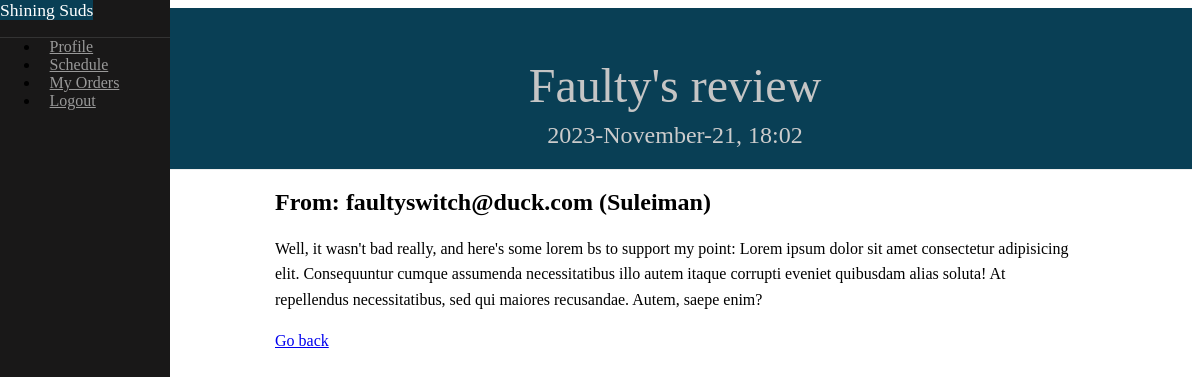
The page /admin/review/4 (signed in) on the database its author committed.
### laundry/models.py (models this page shows, shortened)
class Message(db.Model):
    __tablename__ = 'messages'
    id = db.Column(db.Integer, primary_key=True)
    subject = db.Column(db.String)
    message = db.Column(db.Text(), nullable=False)
    timestamp = db.Column(db.DateTime, default=datetime.datetime.now())
    user_id = db.Column(db.Integer, db.ForeignKey('users.id', name='fk_user_id'))
    user = db.relationship("User", uselist=False, backref="messages")

class User(db.Model, UserMixin):
    __tablename__ = 'users'
    id = db.Column(db.Integer, primary_key=True, index=True)
    name = db.Column(db.String, nullable=False)
    email = db.Column(db.String, unique=True, index=True, nullable=False)
    hashed_password = db.Column(db.String, nullable=False)
    is_active = db.Column(db.Boolean(), default=True)
    is_superuser = db.Column(db.Boolean(), default=False)
    phone = db.Column(db.String())
    address = db.Column(db.String())
    @property
    def password(self) -> AttributeError:
        return {'lol': 'nice try'}
    def get(index: str | int) -> Query | None:
        return User.query.get(index) or User.query.filter_by(email=index).first()

### laundry/admin/views.py (the view)
@admin.route('/review/<int:id>')
@login_required
def review_msg(id):
    message = Message.query.get(id)
    user = User.get(message.user_id)
    return render_template('admin/review_msg.html', message=message, user=user)

### laundry/models.py (called while the page is built)
@login_manager.user_loader
def load_user(id):
    return User.get(id)

### laundry/templates/admin/review_msg.html (shortened to what this page needs)
{% extends "shared/base.html" %}
{% block content %}
<div id="main">
    <div class="header">
        <h1>{{ message.subject }}</h1>
        <h2>
            {{ message.timestamp.strftime("%Y-%B-%d") }},
            {{ message.timestamp.strftime("%H:%M") }}
        </h2>
    </div>
    <div class="content">
        <h2>From: {{ user.email }} ({{ user.name }})</h2>
        <p>{{ message.message }}</p>
        <a href="{{ url_for('.reviews') }}">Go back</a>
    </div>
</div>
{% endblock %}

### laundry/static/css/pure-custom.css (style rules this page uses)
body { color: #000000; }
.content { margin: 0 auto; padding: 0 2em; max-width: 800px; margin-bottom: 50px; line-height: 1.6em; }
.header { margin: 0; color: #333; text-align: center; padding: 2.5em 2em 0; border-bottom: 1px solid #eee; background-color: rgb(9, 63, 85); font-family: Georgia, 'Times New Roman', Times, serif; }
.header h1 { margin: 0.2em 0; font-size: 3em; font-weight: 300; color: #c5c5c5; }
.header h2 { font-weight: 300; color: #ccc; padding: 0; margin-top: 0; }
@media (min-width: 48em) { .header, .content { padding-left: 2em; padding-right: 2em; } }

### laundry/static/css/my_custom.css (style rules this page uses)
::placeholder { color: rgb(9, 63, 85); opacity: 0.7; }

### rows shown on the page
Message: subject "Faulty's review", timestamp "2023-November-21", timestamp "18:02", message "Well, it wasn't bad really, and here's some lorem bs to support my point: Lorem ipsum dolor sit amet consectetur adipisicing elit. Consequuntur cumque assumenda necessitatibus illo autem itaque corrupti eveniet quibusdam alias soluta! At repellendus necessitatibus, sed qui maiores recusandae. Autem, saepe enim?"
User: email "faultyswitch@duck.com", name "Suleiman"
